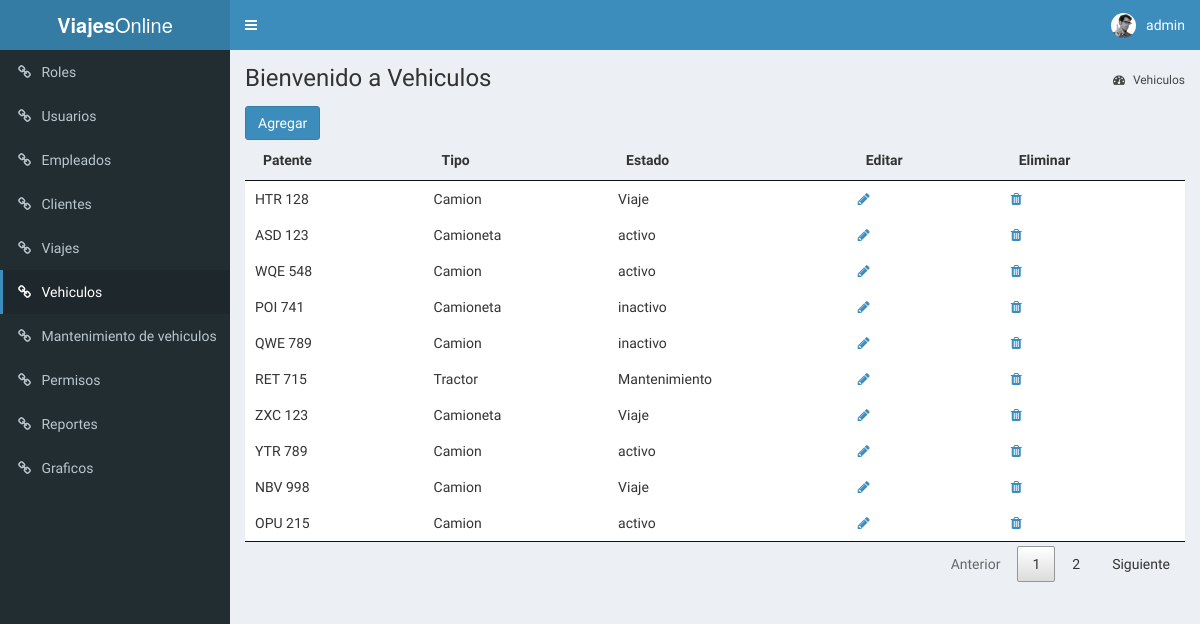
The page /index.php?page=vehiculos (signed in) on the database its author committed.
### tables this page shows
CREATE TABLE Vehiculo (
    id INT NOT NULL AUTO_INCREMENT primary key,
    patente varchar(15) DEFAULT NULL,
    marca varchar(100) DEFAULT NULL,
    nro_chasis varchar(40) DEFAULT NULL,
    nro_motor varchar(40) DEFAULT NULL,
    fecha_fabricacion date DEFAULT NULL,
    id_estadoVehiculo INT,
    id_tipoVehiculo INT,
    CONSTRAINT fk_estadoVehiculo_vehiculo_id_estadoVehiculo FOREIGN KEY (id_estadoVehiculo) REFERENCES estadoVehiculo(id_estado),
    CONSTRAINT fk_estadoVehiculo_vehiculo_id_tipoVehiculo FOREIGN KEY (id_tipoVehiculo) REFERENCES tipoVehiculo(id_tipo)
);

create table tipoVehiculo(
    id_tipo INT PRIMARY KEY AUTO_INCREMENT,
    tipo VARCHAR(100),
	kilometrosService VARCHAR(100)

);

create table estadoVehiculo(
    id_estado INT PRIMARY KEY AUTO_INCREMENT,
    estado VARCHAR(100)
);

### models/DataBase.php (called while the page is built, shortened)
<?php
class DataBase
{
    private $_db;
    private static $instancia;
    public static function getInstance()
    {
        if (  !self::$instancia instanceof self) {
            self::$instancia = new self;
        }
        return self::$instancia;
    }
    public function query($query)
    {
        $type = explode(" ", trim($query) );
        switch ( strtolower($type[0]) ){
            case 'select':
                return $this->_select($query);
                break;
        }
    }
    private function _select($query)
    {
        $res = $this->_execQuery($query);
        $rows = [];
        while( $reg = $res->fetch_object() ) {
            $rows[] = $reg;
        }
        return $rows;
    }
    private function _execQuery($query)
    {
        $res = $this->_db->query($query);
        return $res;
    }
    private function _connect()
    {
        $this->_db = mysqli_connect( self::DB_HOST, self::DB_USER, self::DB_PASSWORD, self::DB_NAME );
    	$this->_db->set_charset('utf8');
    }
}

### models/Vehiculo_model.php (called while the page is built, shortened)
<?php
require_once 'DataBase.php';
class Vehiculo_model implements ModelInterface
{
	private $_db;
	public function __construct()
	{
		$this->_db = DataBase::getInstance();
	}
	public function getAll()
	{
		$query = "SELECT v.id,v.patente,v.id_estadoVehiculo, v.id_tipoVehiculo,e.estado as estado, t.tipo as tipo, v.marca, v.nro_chasis, v.nro_motor, v.fecha_fabricacion
				FROM Vehiculo v
				JOIN estadoVehiculo e ON v.id_estadoVehiculo = e.id_estado
				JOIN tipoVehiculo t ON v.id_tipoVehiculo = t.id_tipo";
		$rows =  $this->_db->query($query);
		return $rows;
	}
}

### View/Vehiculos_view.php (the view, shortened to what this page needs)
<?php
$vehiculo = new Vehiculo_model();
?>
<div class="content-wrapper">
    <section class="content-header">
        <h1> Bienvenido a Vehiculos </h1>
        <ol class="breadcrumb">
            <li><a href="#"><i class="fa fa-dashboard"></i> Vehiculos</a></li>
        </ol>
    </section>
    <section class="content container-fluid">
        <button type="button" class="btn btn-primary" data-toggle="modal" data-target="#modalVehiculo">Agregar</button>
        <table id="tablaTipoVehiculos">
            <thead>
                <tr>
                    <th>Patente</th>
                    <th>Tipo</th>
                    <th>Estado</th>
                    <th>Editar</th>
                    <th>Eliminar</th>
                </tr>
            </thead>
            <?php
            $datos = $vehiculo->getAll();
            ?>
            <tbody>
                <?php foreach($datos as $dato) : ?>
                <tr>
                    <td><?php echo $dato->patente; ?></td>
                    <td><?php echo $dato->tipo; ?></td>
                    <td><?php echo $dato->estado; ?></td>
                    <td>
                        <a class="btn-modal-edit-vehiculo" href="#" data-toggle="modal"
                            data-target="#modalEdit"
                            data-id="<?php echo $dato->id; ?>"
                            data-patente="<?php echo $dato->patente; ?>"
                            data-tipo="<?php echo $dato->tipo ; ?>"
                            data-id_tipo="<?php echo $dato->id_tipoVehiculo ; ?>"
                            data-estado="<?php echo $dato->estado ; ?>"
                            data-id_estado="<?php echo $dato->id_estadoVehiculo ; ?>"
                            data-marca="<?php echo $dato->marca ; ?>"
                            data-nro_chasis="<?php echo $dato->nro_chasis ; ?>"
                            data-nro_motor="<?php echo $dato->nro_motor ; ?>"
                            data-fecha_fabricacion="<?php echo $dato->fecha_fabricacion ; ?>">
                            <i class="fa fa-pencil" aria-hidden="true"></i></a>
                    </td>
                    <td>
                        <a class="btn-modal-delete-vehiculo" href="#" data-toggle="modal"
                            data-target="#modalDelete"
                            data-id="<?php echo $dato->id; ?>"
                            data-patente="<?php echo $dato->patente; ?>">
                            <i class="fa fa-trash" aria-hidden="true"></i></a>
                    </td>
                </tr>
                <?php endforeach; ?>
            </tbody>
        </table>
    </section>
</div>

### rows shown on the page
vehiculo: patente "HTR 128", id_tipoVehiculo.tipo "Camion", id_estadoVehiculo.estado "Viaje"
vehiculo: patente "ASD 123", id_tipoVehiculo.tipo "Camioneta", id_estadoVehiculo.estado "activo"
vehiculo: patente "WQE 548", id_tipoVehiculo.tipo "Camion", id_estadoVehiculo.estado "activo"
vehiculo: patente "POI 741", id_tipoVehiculo.tipo "Camioneta", id_estadoVehiculo.estado "inactivo"
vehiculo: patente "QWE 789", id_tipoVehiculo.tipo "Camion", id_estadoVehiculo.estado "inactivo"
vehiculo: patente "RET 715", id_tipoVehiculo.tipo "Tractor", id_estadoVehiculo.estado "Mantenimiento"
vehiculo: patente "ZXC 123", id_tipoVehiculo.tipo "Camioneta", id_estadoVehiculo.estado "Viaje"
vehiculo: patente "YTR 789", id_tipoVehiculo.tipo "Camion", id_estadoVehiculo.estado "activo"
vehiculo: patente "NBV 998", id_tipoVehiculo.tipo "Camion", id_estadoVehiculo.estado "Viaje"
vehiculo: patente "OPU 215", id_tipoVehiculo.tipo "Camion", id_estadoVehiculo.estado "activo"

### other values the page prints
$_SESSION['usuario'] "admin"
